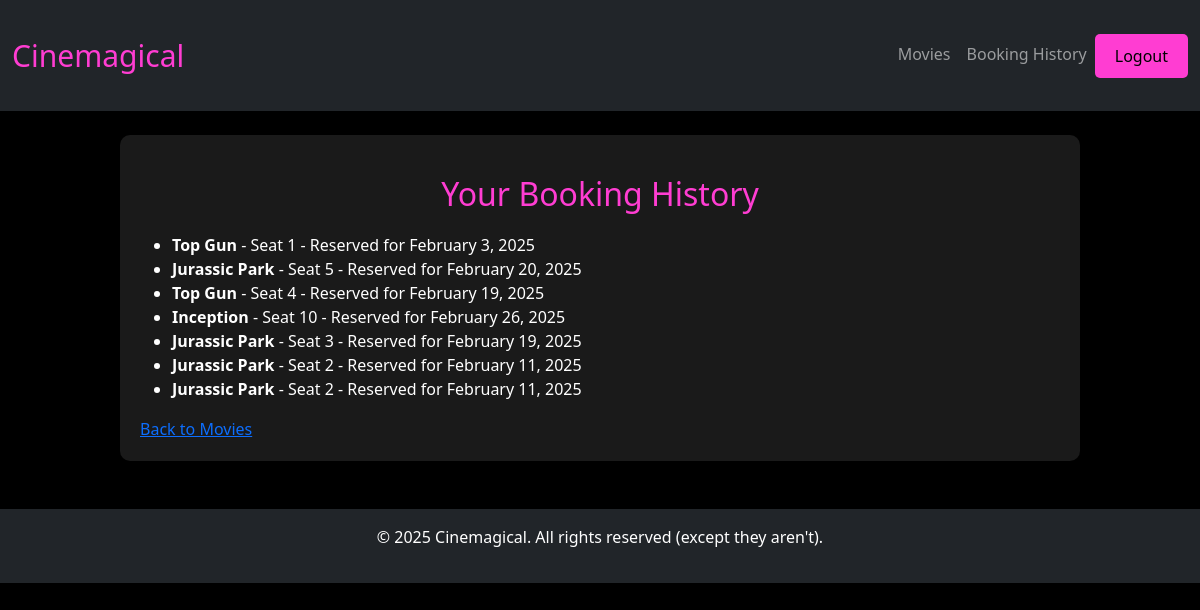
Before: /booking-history/ (signed in) with the older database file.
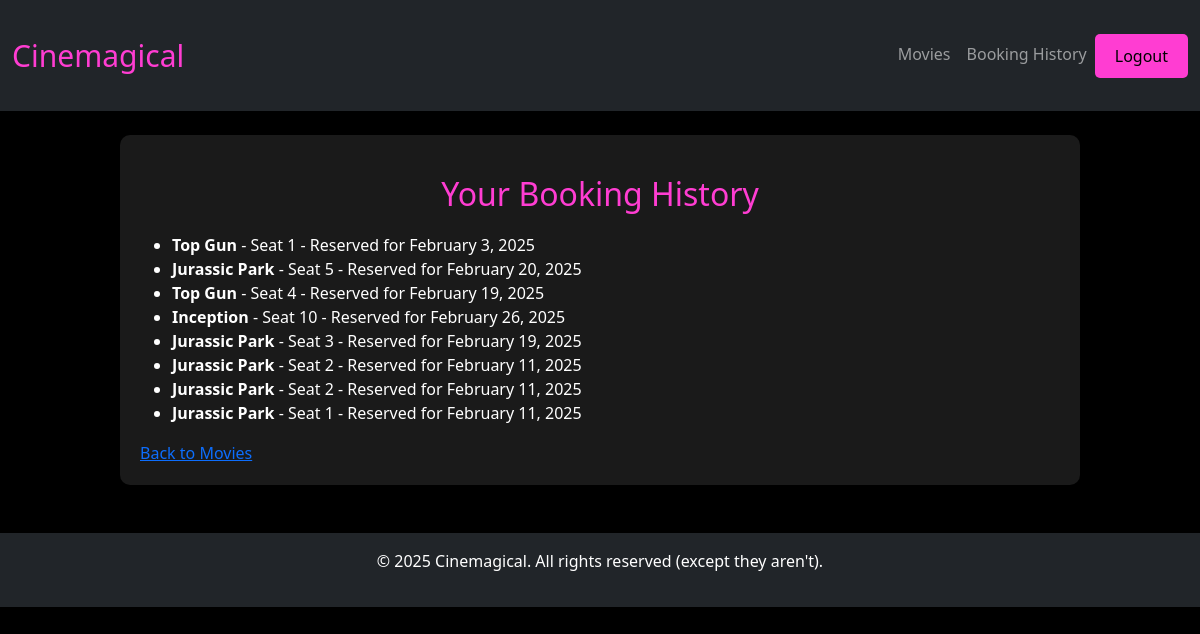
After: the same page with the newer database file.
### bookings/models.py (models this page shows, shortened)
class Bookings(models.Model):
    movie = models.ForeignKey(Movie, on_delete=models.CASCADE)
    seat = models.OneToOneField(Seat, on_delete=models.CASCADE)
    user = models.ForeignKey(User, on_delete=models.CASCADE)
    booking_date = models.DateField(blank=True, null=True)

class Movie(models.Model):
    title = models.CharField(max_length=30)
    description = models.TextField(max_length=500)
    release_date = models.DateField()
    duration = models.IntegerField()

class Seat(models.Model):
    seat_number = models.CharField(max_length=30)
    is_booked = models.BooleanField(default=False)

### bookings/views.py (the view)
# urls.py: path('booking-history/', booking_history, name='booking_history'),
@login_required
def booking_history(request):
    bookings = Bookings.objects.filter(user=request.user)
    return render(request, 'booking_history.html', {"bookings": bookings})

### bookings/templates/bookings/booking_history.html
{% extends "base.html" %}
{% block content %}
<h2>Your Booking History</h2>
{% if bookings %}
    <ul>
        {% for booking in bookings %}
            <li>
                <strong>{{ booking.movie.title }}</strong> -
                Seat {{ booking.seat.seat_number }} -
                Reserved for {{ booking.booking_date|date:"F j, Y" }}
            </li>
        {% endfor %}
    </ul>
{% else %}
    <p>No bookings found.</p>
{% endif %}
<a href="{% url 'movies' %}">Back to Movies</a>
{% endblock %}

Changed rows visible on the page:
added Bookings: movie "Jurassic Park", seat.seat_number "1", booking_date "February 11, 2025"
